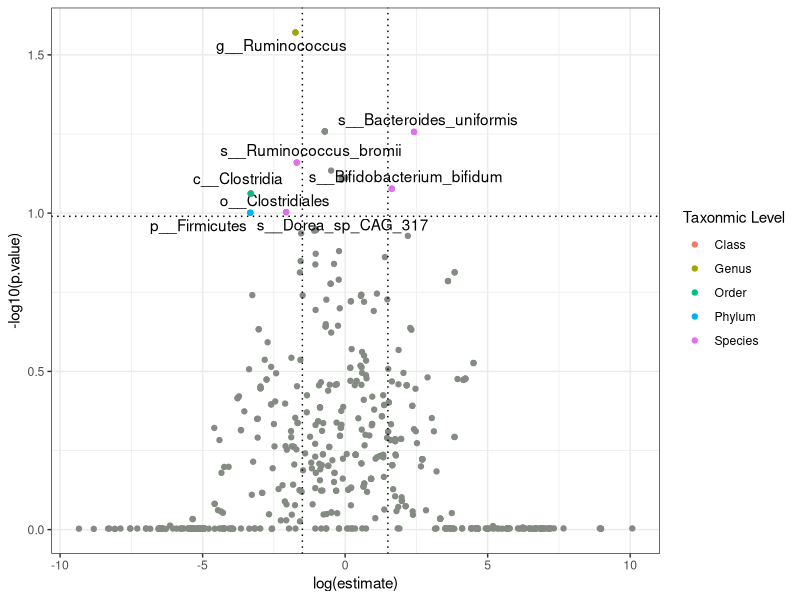
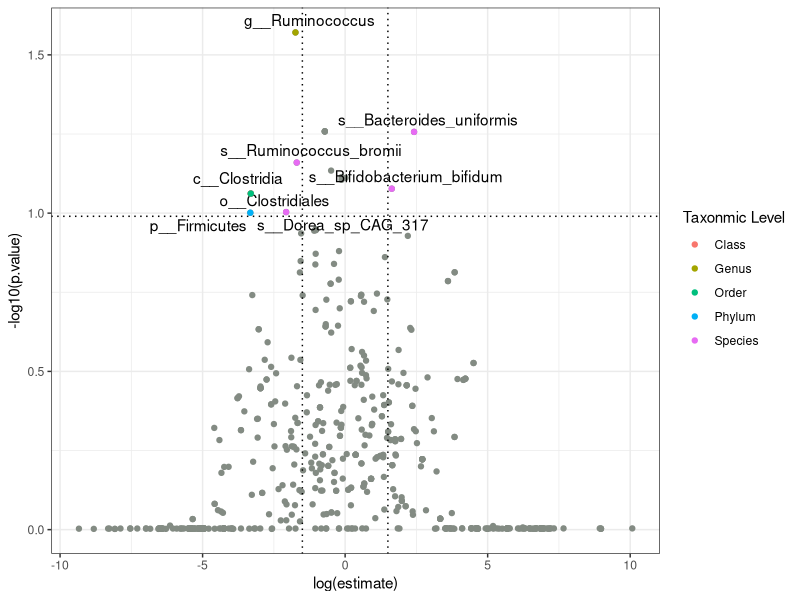

Generate these figures, in order, with R:
## ---- chunk 1
knitr::opts_chunk$set(echo = TRUE)

library(ggplot2)
library(tidyverse)
library(ggrepel)
## ---- chunk 2
#DF <- read.csv("/Users/mari/Desktop/mitox/data/modelling_AE-with-mics_baseline.csv")
DF <- read.csv("../data/modelling_AE-with-mics_baseline.csv")
## ---- chunk 3
p <- DF$p.value
p.adjust(p, method = "bonferroni")
## ---- chunk 4
DF <-DF %>%
  mutate(new.estimate = ifelse(estimate > 0, log(estimate), log(abs(estimate))*-1))
## ---- chunk 5
# filter labels to p.value < 0.06
DF <- DF %>%
  mutate(taxa = ifelse(p.value < 0.1 & (new.estimate < -1.5 | new.estimate > 1.5), sub("^.+\\.", "", term), NA))
## ---- chunk 6
DF <- DF %>%
  mutate(level = substr(taxa, 1,1),
         'Taxonmic Level' = ifelse(level == "k", "Kingdom", 
                        ifelse(level == "p", "Phylum",
                               ifelse(level == "c", "Class", 
                                      ifelse(level == "o", "Order",
                                             ifelse(level == "f", "Family",
                                                    ifelse(level == "g", "Genus",
                                                           ifelse(level == "s", "Species",
                                                                  level))))))))
## ---- chunk 7
DF_color <- DF %>% filter(!is.na(level))
## ---- chunk 8
ggplot(data = DF, aes(x = new.estimate, y = -log10(p.value), label=taxa)) + 
  geom_point(color="honeydew4") + 
  theme_bw() + 
  labs(x="log(estimate)") + 
  geom_text_repel() +
  geom_point(data = DF_color, aes(x = new.estimate, y = -log10(p.value), label=taxa, color=`Taxonmic Level`))+
geom_vline(xintercept=c(-1.5, 1.5), linetype="dotted") +
geom_hline(yintercept=0.99, linetype="dotted")
ggsave("../figures/mitoxvolcanoplot.png",device = "png",height=5,width = 7,dpi=400)
